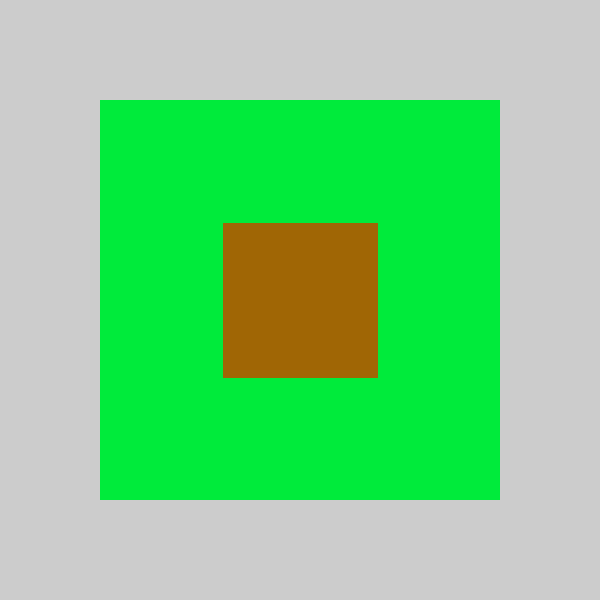
Frame 1 (no input)
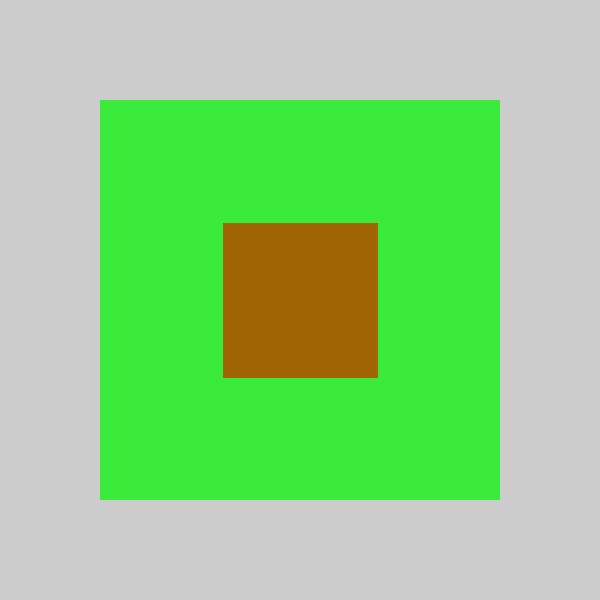
Frame 60 (the mouse pressed at the canvas centre just before this capture)
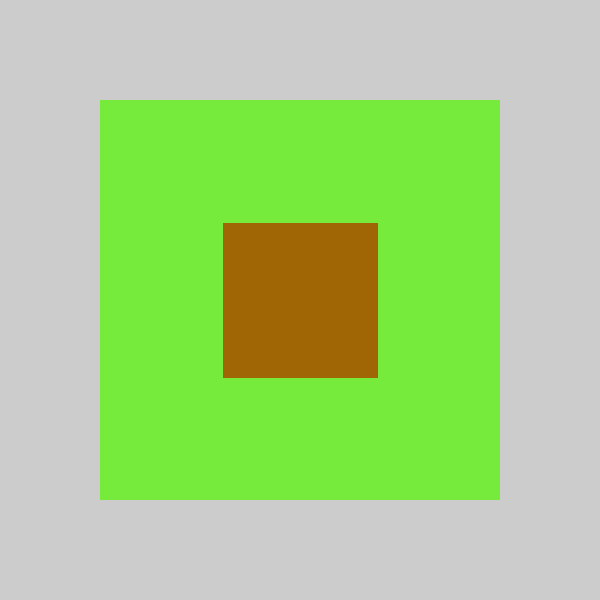
Frame 120 (the mouse held since frame 60 and released just before this capture)

The Processing sketch that drew these frames (run headless with seeded random() and noise(); from frame 60 on, the mouse is pressed at the canvas centre):

// Processing sketch: colors
// ── colors.pde
int smallSquare = 155, bigSquare = 400;
int innerColor = color(160,102,5);
int i = 255, sign = 1;
int extColor1 = color(255, 235, 59),  extColor2 = color(132, 44, 16);
  
void setup() {
  size(600, 600);
}

void draw() {
  noStroke();
  
  fill(color(i%255, 235, 59));
  rect(width/2 - bigSquare/2, height/2 - bigSquare/2, bigSquare, bigSquare);
  
  fill(innerColor);
  rect(width/2 - smallSquare/2, height/2 - smallSquare/2, smallSquare, smallSquare);
  
  
  i++;
}
